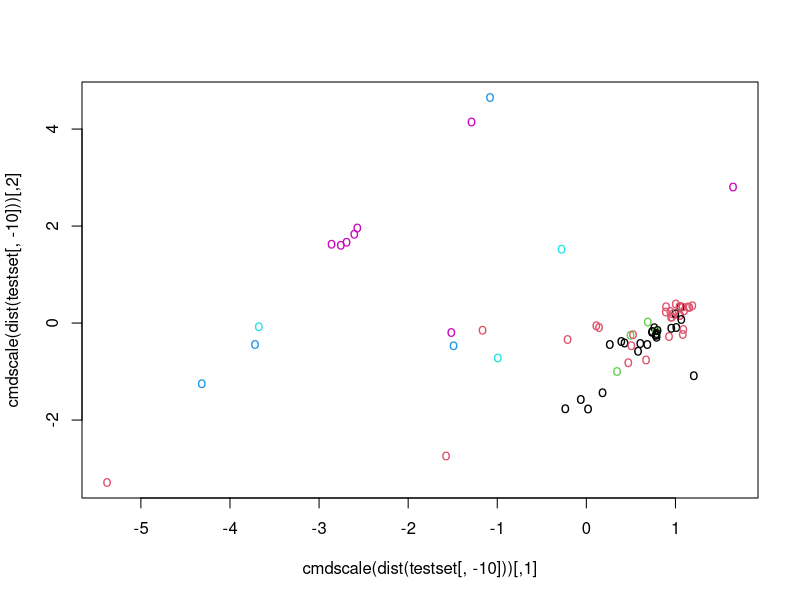
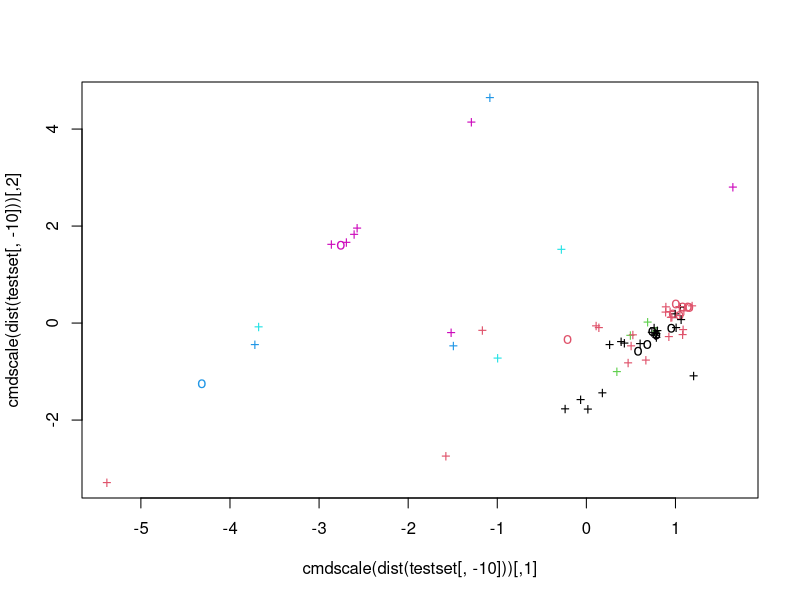

Here is the R script that generated these plots, in order:
install.packages('e1071')
library(e1071)

install.packages('mlbench')
library(mlbench)

data(Glass, package = "mlbench")
head(Glass)

index <- 1:nrow(Glass)
table(Glass[, 10])
# Sample 1/3 from original dataset as test set
testindex <- sample(index, trunc(length(index) / 3))
testset <- Glass[testindex, ]
trainset <- Glass[-testindex, ]

# soft-margin gaussian kernal SVM
svm.model <- svm(Type ~ ., data = trainset, cost = 100, gamma = 1)
# column 10 is the classification output
svm.pred <- predict(svm.model, testset[, -10])

table(pred = svm.pred, actual = testset[, 10])

# soft-margin polynomial(d == 2) kernal SVM
svm.model <- svm(Type ~ ., data = trainset, cost = 10000, degree = 2, kernel = 'polynomial')
# column 10 is the classification output
svm.pred <- predict(svm.model, testset[, -10])

table(pred = svm.pred, actual = testset[, 10])

# Plot all data points in test set
plot(cmdscale(dist(testset[, -10])), col = as.integer(testset[, 10]), pch = c("o"))
# Plot SVs' indices in test set
plot(cmdscale(dist(testset[, -10])), col = as.integer(testset[, 10]), pch = c("o", "+")[1:length(testset) %in% svm.model$index + 1])
